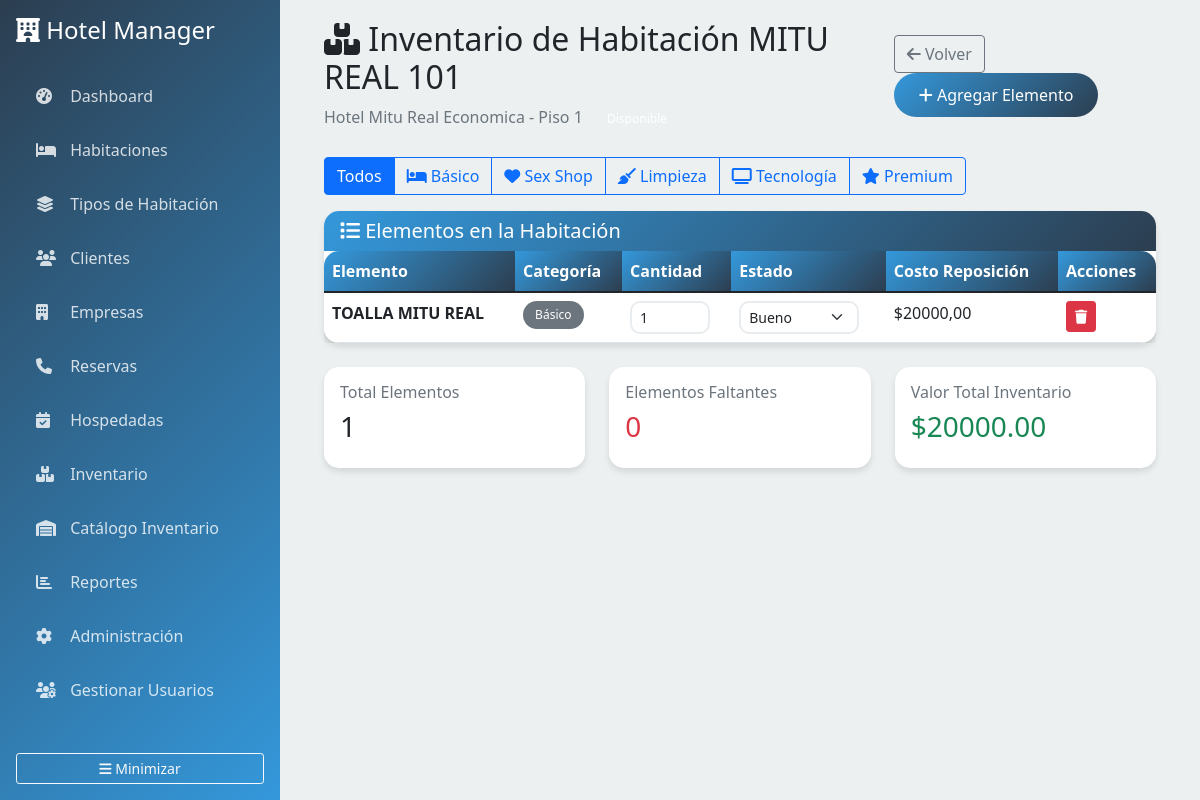
The app's page /habitaciones/17/inventario/ with its own data.
### hotel/models.py (models this page shows, shortened)
class Habitacion(models.Model):
    ESTADOS = [
        ('disponible', 'Disponible'),
        ('ocupada', 'Ocupada'),
        ('mantenimiento', 'En Mantenimiento'),
        ('limpieza', 'En Limpieza'),
    ]
    numero = models.CharField(max_length=10, unique=True, verbose_name="Número de Habitación")
    tipo = models.ForeignKey(TipoHabitacion, on_delete=models.CASCADE, verbose_name="Tipo")
    piso = models.PositiveIntegerField(verbose_name="Piso")
    estado = models.CharField(max_length=20, choices=ESTADOS, default='disponible', verbose_name="Estado")
    descripcion = models.TextField(blank=True, verbose_name="Descripción")
    class Meta:
        verbose_name = "Habitación"
        verbose_name_plural = "Habitaciones"
        ordering = ['numero']

class TipoHabitacion(models.Model):
    nombre = models.CharField(max_length=50, verbose_name="Tipo de Habitación")
    precio_por_noche = models.DecimalField(
        max_digits=10,
        decimal_places=2,
        validators=[MinValueValidator(Decimal('0.01'))],
        verbose_name="Precio por Noche"
    )
    descripcion = models.TextField(blank=True, verbose_name="Descripción")
    capacidad_personas = models.PositiveIntegerField(default=1, verbose_name="Capacidad de Personas")
    class Meta:
        verbose_name = "Tipo de Habitación"
        verbose_name_plural = "Tipos de Habitación"

class InventarioHabitacion(models.Model):
    habitacion = models.ForeignKey(Habitacion, on_delete=models.CASCADE, related_name='inventario', verbose_name="Habitación")
    elemento = models.ForeignKey(ElementoInventario, on_delete=models.CASCADE, verbose_name="Elemento")
    cantidad = models.PositiveIntegerField(default=1, verbose_name="Cantidad")
    estado = models.CharField(
        max_length=20,
        choices=[
            ('bueno', 'Bueno'),
            ('regular', 'Regular'),
            ('malo', 'Malo'),
            ('faltante', 'Faltante'),
        ],
        default='bueno',
        verbose_name="Estado"
    )
    ultima_revision = models.DateTimeField(auto_now=True, verbose_name="Última Revisión")
    observaciones = models.TextField(blank=True, verbose_name="Observaciones")
    class Meta:
        verbose_name = "Inventario de Habitación"
        verbose_name_plural = "Inventarios de Habitaciones"
        unique_together = ['habitacion', 'elemento']
        ordering = ['habitacion', 'elemento__categoria', 'elemento__nombre']

class ElementoInventario(models.Model):
    CATEGORIAS = [
        ('basico', 'Básico'),
        ('sexshop', 'Sex Shop'),
        ('premium', 'Premium'),
        ('limpieza', 'Limpieza'),
        ('tecnologia', 'Tecnología'),
    ]
    nombre = models.CharField(max_length=200, verbose_name="Nombre del Elemento")
    categoria = models.CharField(max_length=20, choices=CATEGORIAS, default='basico', verbose_name="Categoría")
    descripcion = models.TextField(blank=True, verbose_name="Descripción")
    costo_reposicion = models.DecimalField(
        max_digits=10,
        decimal_places=2,
        default=0,
        verbose_name="Costo de Reposición"
    )
    activo = models.BooleanField(default=True, verbose_name="Activo")
    class Meta:
        verbose_name = "Elemento de Inventario"
        verbose_name_plural = "Elementos de Inventario"
        ordering = ['categoria', 'nombre']

### hotel/views.py (the view)
# urls.py: path('habitaciones/<int:habitacion_id>/inventario/', views.habitacion_inventario, name='habitacion_inventario'),
def habitacion_inventario(request, habitacion_id):
    habitacion = get_object_or_404(Habitacion, id=habitacion_id)
    inventario = InventarioHabitacion.objects.filter(habitacion=habitacion).select_related('elemento')
    elementos_disponibles = ElementoInventario.objects.filter(activo=True)
    context = {
        'habitacion': habitacion,
        'inventario': inventario,
        'elementos_disponibles': elementos_disponibles,
    }
    return render(request, 'hotel/habitacion_inventario.html', context)

### templates/hotel/habitacion_inventario.html (shortened to what this page needs)
{% extends 'base.html' %}
{% load static %}
{% block content %}
<div class="container-fluid">
    <div class="row mb-4">
        <div class="col-12">
            <div class="d-flex justify-content-between align-items-center">
                <div>
                    <h2><i class="fas fa-boxes"></i> Inventario de Habitación {{ habitacion.numero }}</h2>
                    <p class="text-muted mb-0">
                        {{ habitacion.tipo.nombre }} - Piso {{ habitacion.piso }}
                        <span class="badge bg-{{ habitacion.estado|default:'secondary' }} ms-2">{{ habitacion.get_estado_display }}</span>
                    </p>
                </div>
                <div>
                    <a href="{% url 'hotel:habitaciones' %}" class="btn btn-outline-secondary">
                        <i class="fas fa-arrow-left"></i> Volver
                    </a>
                    <button class="btn btn-primary" onclick="abrirModalAgregar()">
                        <i class="fas fa-plus"></i> Agregar Elemento
                    </button>
                </div>
            </div>
        </div>
    </div>
    <div class="row mb-3">
        <div class="col-12">
            <div class="btn-group" role="group">
                <button class="btn btn-outline-primary active" onclick="filtrarCategoria('todos')">
                    Todos
                </button>
                <button class="btn btn-outline-primary" onclick="filtrarCategoria('basico')">
                    <i class="fas fa-bed"></i> Básico
                </button>
                <button class="btn btn-outline-primary" onclick="filtrarCategoria('sexshop')">
                    <i class="fas fa-heart"></i> Sex Shop
                </button>
                <button class="btn btn-outline-primary" onclick="filtrarCategoria('limpieza')">
                    <i class="fas fa-broom"></i> Limpieza
                </button>
                <button class="btn btn-outline-primary" onclick="filtrarCategoria('tecnologia')">
                    <i class="fas fa-tv"></i> Tecnología
                </button>
                <button class="btn btn-outline-primary" onclick="filtrarCategoria('premium')">
                    <i class="fas fa-star"></i> Premium
                </button>
            </div>
        </div>
    </div>
    <div class="row">
        <div class="col-12">
            <div class="card">
                <div class="card-header bg-primary text-white">
                    <h5 class="mb-0"><i class="fas fa-list"></i> Elementos en la Habitación</h5>
                </div>
                <div class="card-body p-0">
                    {% if inventario %}
                    <div class="table-responsive">
                        <table class="table table-hover mb-0">
                            <thead>
                                <tr>
                                    <th>Elemento</th>
                                    <th>Categoría</th>
                                    <th>Cantidad</th>
                                    <th>Estado</th>
                                    <th>Costo Reposición</th>
                                    <th>Acciones</th>
                                </tr>
                            </thead>
                            <tbody>
                                {% for item in inventario %}
                                <tr data-categoria="{{ item.elemento.categoria }}" class="item-inventario">
                                    <td>
                                        <strong>{{ item.elemento.nombre }}</strong>
                                    </td>
                                    <td>
                                        <span class="badge bg-secondary">{{ item.elemento.get_categoria_display }}</span>
                                    </td>
                                    <td>
                                        <input type="number"
                                               class="form-control form-control-sm"
                                               value="{{ item.cantidad }}"
                                               min="0"
                                               style="width: 80px;"
                                               onchange="actualizarCantidad({{ item.elemento.id }}, this.value, '{{ item.estado }}')">
                                    </td>
                                    <td>
                                        <select class="form-select form-select-sm"
                                                style="width: 120px;"
                                                onchange="actualizarEstado({{ item.elemento.id }}, {{ item.cantidad }}, this.value)">
                                            <option value="bueno" {% if item.estado == 'bueno' %}selected{% endif %}>Bueno</option>
                                        </select>
                                    </td>
                                    <td>${{ item.elemento.costo_reposicion|floatformat:2 }}</td>
                                    <td>
                                        <button class="btn btn-sm btn-danger" onclick="eliminarElemento({{ item.elemento.id }})">
                                            <i class="fas fa-trash"></i>
                                        </button>
                                    </td>
                                </tr>
                                {% endfor %}
                            </tbody>
                        </table>
                    </div>
                    {% endif %}
                </div>
            </div>
        </div>
    </div>
    <div class="row mt-4">
        <div class="col-md-4">
            <div class="card">
                <div class="card-body">
                    <h6 class="text-muted">Total Elementos</h6>
                    <h3 id="totalElementos">{{ inventario|length }}</h3>
                </div>
            </div>
        </div>
        <div class="col-md-4">
            <div class="card">
                <div class="card-body">
                    <h6 class="text-muted">Elementos Faltantes</h6>
                    <h3 class="text-danger" id="elementosFaltantes">0</h3>
                </div>
            </div>
        </div>
        <div class="col-md-4">
            <div class="card">
                <div class="card-body">
                    <h6 class="text-muted">Valor Total Inventario</h6>
                    <h3 class="text-success" id="valorTotal">$0.00</h3>
                </div>
            </div>
        </div>
    </div>
</div>
{% endblock %}

### templates/base.html (style rules this page uses)
:root { --primary-color: #2c3e50; --secondary-color: #3498db; --success-color: #27ae60; --warning-color: #f39c12; --danger-color: #e74c3c; --light-bg: #ecf0f1; }
body { background-color: var(--light-bg); font-family: 'Segoe UI', Tahoma, Geneva, Verdana, sans-serif; }
.card { border: none; border-radius: 15px; box-shadow: 0 4px 6px rgba(0, 0, 0, 0.1); transition: transform 0.3s ease; }
.card-header { background: linear-gradient(135deg, var(--secondary-color), var(--primary-color)); color: white; border-radius: 15px 15px 0 0 !important; border: none; }
.btn-primary { background: linear-gradient(135deg, var(--secondary-color), var(--primary-color)); border: none; border-radius: 25px; padding: 10px 25px; transition: all 0.3s ease; }
.table { background: white; border-radius: 15px; overflow: hidden; box-shadow: 0 4px 6px rgba(0, 0, 0, 0.1); }
.table thead th { background: linear-gradient(135deg, var(--secondary-color), var(--primary-color)); color: white; border: none; font-weight: 600; }
.badge { padding: 8px 12px; border-radius: 20px; font-weight: 500; }
.form-control, .form-select { border-radius: 10px; border: 2px solid #e9ecef; transition: all 0.3s ease; }

### records on screen
Habitacion: numero "MITU REAL 101", tipo.nombre "Hotel Mitu Real Economica", piso "1"
InventarioHabitacion: elemento.nombre "TOALLA MITU REAL", elemento.categoria "Básico", cantidad "1", estado+elemento+cantidad "Bueno", elemento.costo_reposicion "20000,00"

### other values on screen
{{ inventario|length }} "1"
